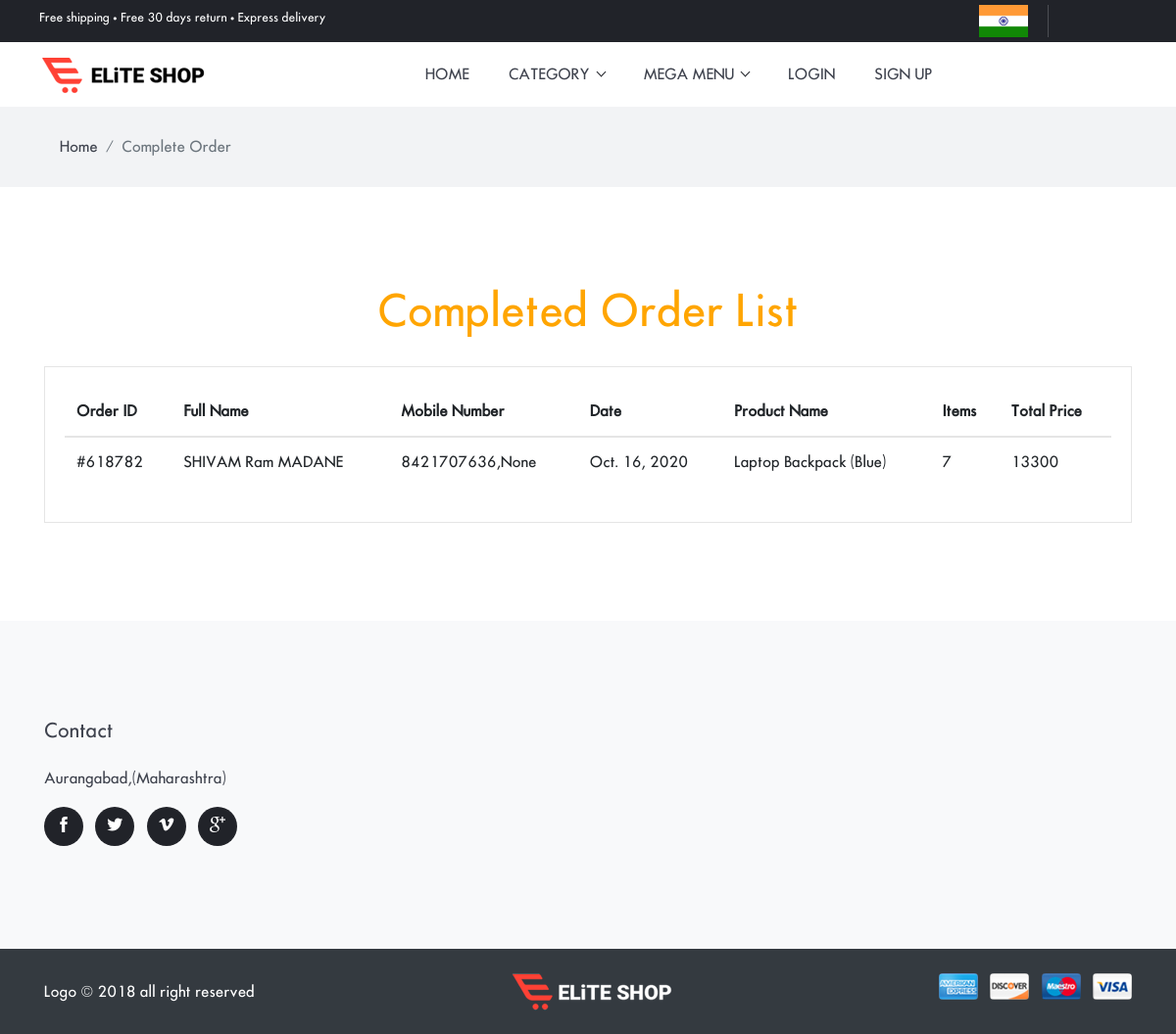
The page /complete/ on the database its author committed.
### shopping/models.py (models this page shows, shortened)
class order_product_detail(models.Model):
    order_detail=models.ForeignKey(order_product, on_delete=models.CASCADE, null=True)
    pro = models.ForeignKey(Product, on_delete=models.CASCADE, null=True,blank=True)
    quantity=models.IntegerField(null=True)
    estimated_date=models.DateField(null=True,blank=True)
    total_amount=models.IntegerField(null=True)
    status = models.CharField(max_length=100, null=True, choices=status,blank=True)

class order_product(models.Model):
    usr = models.ForeignKey(User, on_delete=models.CASCADE, null=True)
    fullname=models.CharField(max_length=100,null=True)
    house_no=models.CharField(max_length=100,null=True,blank=True)
    area_name = models.CharField(max_length=100, null=True)
    landmark = models.CharField(max_length=100, null=True,blank=True)
    state_city = models.CharField(max_length=100, null=True)
    email=models.CharField(max_length=100,null=True,blank=True)
    pincode= models.CharField(max_length=100, null=True)
    mob1 = models.CharField(max_length=100, null=True)
    mob2 = models.CharField(max_length=100, null=True,blank=True)
    date=models.DateField(blank=True,null=True)
    order_id = models.CharField(max_length=100, null=True,blank=True)
    payment_status=models.CharField(max_length=100,default='Not Done',blank=True)
    payment_id=models.CharField(max_length=100, null=True,blank=True)
    amount=models.IntegerField(null=True,blank=True)

class Product(models.Model):
    Subcat = models.ForeignKey(Subcategory, on_delete=models.CASCADE, null=True)
    name = models.CharField(max_length=100,null=True)
    price = models.IntegerField(null=True)
    stock = models.IntegerField(null=True)
    img1 =models.FileField(null=True)
    img2 = models.FileField(null=True)
    img3 = models.FileField(null=True)
    des=models.TextField(null=True)
    size=models.CharField(max_length=100,null=True,blank=True)

### shopping/views.py (the view)
# urls.py: path('complete/',completed,name='com'),
def completed(request):
    data=order_product_detail.objects.filter(status='Delivered')
    d={'data':data,"allcat": allcat,}
    return render(request,'order.html',d)

### shopping/views.py (called while the page is built)
def allcat():
    allcat = Category.objects.all()
    return allcat

### shopping/templates/order.html
{% extends 'base.html' %}
{% load static %}
{% block body %}
<div class="main-wrapper">
<nav class="bg-gray py-3">
  <div class="container">
    <ol class="breadcrumb">
      <li class="breadcrumb-item"><a href="index-2.html">Home</a></li>
      <li class="breadcrumb-item active" aria-current="page">Complete Order</li>
    </ol>
  </div>
</nav>
<section class="user-dashboard section">
	<div class="container">
		<div class="row">
			<div class="col-md-12">
				<center><h1 style="color:orange;font-style:monospace;">Completed Order List</h1></center>
				<div class="dashboard-wrapper user-dashboard">
					<div class="table-responsive">
						<table class="table">
							<thead>
								<tr>
									<th>Order ID</th>
									<th>Full Name</th>
									<th>Mobile Number</th>
									<th>Date</th>
									<th>Product Name</th>
									<th>Items</th>
									<th>Total Price</th>
								</tr>
							</thead>
							<tbody>
							{% for i in data %}
								<tr>
									<td>#{{ i.order_detail.order_id }}</td>
									<td>{{ i.order_detail.fullname }}</td>
									<td>{{ i.order_detail.mob1 }},{{ i.order_detail.mob2 }}</td>
									<td>{{ i.order_detail.date }}</td>
									<td>{{ i.pro.name }}</td>
									<td>{{ i.quantity }}</td>
									<td>{{ i.total_amount }}</td>
								</tr>
							{% endfor %}
							</tbody>
						</table>
					</div>
				</div>
			</div>
		</div>
	</div>
</section>
{% endblock %}

### shopping/static/css/style.css (style rules this page uses)
body { line-height: 26px; font-family: "futura_icgregular"; font-weight: 400; -webkit-font-smoothing: antialiased; font-size: 15px; }
h1, h2, h3, h4, h5, h6, .h1, .h2, .h3, .h4, .h5, .h6 { color: #3f434e; font-family: "futura_icgregular"; font-weight: 400; }
h1, .h1 { font-size: 44px; }
body { background-color: #fff; overflow-x: hidden; }
ol, ul { list-style-type: none; margin: 0px; }
a, a:hover, a:focus { text-decoration: none; }
a, button, select, input, label { cursor: pointer; transition: .2s ease; }
.section { padding-top: 100px; padding-bottom: 100px; }
.breadcrumb { border-radius: 0; background-color: transparent; margin-bottom: 0; }
.breadcrumb-item a { color: #3f434e; }
.bg-gray { background: #f2f3f5; }
.dashboard-wrapper { border: 1px solid #e5e5e5; margin-top: 30px; padding: 20px; }
.table thead { border-bottom: 2px solid #e5e5e5; }
.table thead th { border: 0; }

### rows shown on the page
order_product_detail: order_detail.order_id "618782", order_detail.fullname "SHIVAM Ram MADANE", order_detail.mob1 "8421707636", order_detail.mob2 "None", order_detail "Oct. 16, 2020", pro.name "Laptop Backpack (Blue)", quantity "7", total_amount "13300"
